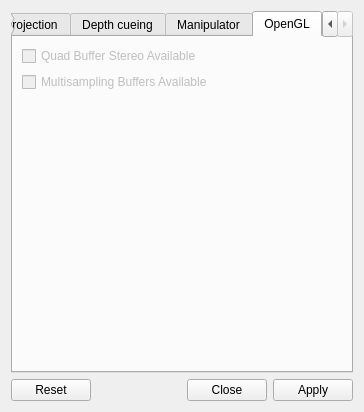
<?xml version="1.0" encoding="UTF-8"?>
<ui version="4.0">
 <class>GraphicsViewDesigner</class>
 <widget class="QWidget" name="GraphicsViewDesigner">
  <property name="geometry">
   <rect>
    <x>0</x>
    <y>0</y>
    <width>364</width>
    <height>412</height>
   </rect>
  </property>
  <property name="windowTitle">
   <string>View</string>
  </property>
  <property name="toolTip">
   <string/>
  </property>
  <layout class="QVBoxLayout" name="_2">
   <item>
    <widget class="QTabWidget" name="tabWidget">
     <property name="currentIndex">
      <number>4</number>
     </property>
     <widget class="QWidget" name="tab">
      <attribute name="title">
       <string>Basic</string>
      </attribute>
      <layout class="QVBoxLayout" name="_3">
       <item>
        <widget class="QGroupBox" name="generalGB">
         <property name="title">
          <string>General</string>
         </property>
        </widget>
       </item>
       <item>
        <widget class="QGroupBox" name="groupBox">
         <property name="title">
          <string>Vizualization</string>
         </property>
         <layout class="QGridLayout" name="_7">
          <item row="0" column="0" colspan="2">
           <layout class="QHBoxLayout" name="horizontalLayout">
            <item>
             <widget class="QLabel" name="label_3">
              <property name="text">
               <string>Profile:</string>
              </property>
             </widget>
            </item>
            <item>
             <widget class="QComboBox" name="profilesCB">
              <property name="sizePolicy">
               <sizepolicy hsizetype="Expanding" vsizetype="Fixed">
                <horstretch>0</horstretch>
                <verstretch>0</verstretch>
               </sizepolicy>
              </property>
             </widget>
            </item>
           </layout>
          </item>
          <item row="1" column="0" colspan="2">
           <widget class="QCheckBox" name="synchronizeWithPrimaryViewCB">
            <property name="text">
             <string>Synchronize with primary view</string>
            </property>
           </widget>
          </item>
          <item row="2" column="0">
           <widget class="QLabel" name="attachedLA">
            <property name="text">
             <string>attached</string>
            </property>
           </widget>
          </item>
          <item row="2" column="1">
           <widget class="QPushButton" name="attachCanvasPB">
            <property name="text">
             <string>Attach to Canvas</string>
            </property>
           </widget>
          </item>
         </layout>
        </widget>
       </item>
       <item>
        <spacer name="verticalSpacer">
         <property name="orientation">
          <enum>Qt::Vertical</enum>
         </property>
         <property name="sizeHint" stdset="0">
          <size>
           <width>20</width>
           <height>40</height>
          </size>
         </property>
        </spacer>
       </item>
      </layout>
     </widget>
     <widget class="QWidget" name="tab_2">
      <attribute name="title">
       <string>Projection</string>
      </attribute>
      <layout class="QVBoxLayout" name="verticalLayout_6">
       <item>
        <layout class="QHBoxLayout" name="_5">
         <item>
          <widget class="QRadioButton" name="perspectiveRB">
           <property name="text">
            <string>Perspective</string>
           </property>
          </widget>
         </item>
         <item>
          <widget class="QRadioButton" name="orthographicRB">
           <property name="text">
            <string>Orthografic</string>
           </property>
          </widget>
         </item>
        </layout>
       </item>
       <item>
        <layout class="QFormLayout" name="_6">
         <property name="fieldGrowthPolicy">
          <enum>QFormLayout::AllNonFixedFieldsGrow</enum>
         </property>
         <item row="0" column="0">
          <widget class="QLabel" name="label">
           <property name="text">
            <string>Near plane:</string>
           </property>
          </widget>
         </item>
         <item row="0" column="1">
          <widget class="QDoubleSpinBox" name="nearPlaneSB">
           <property name="alignment">
            <set>Qt::AlignRight|Qt::AlignTrailing|Qt::AlignVCenter</set>
           </property>
           <property name="minimum">
            <double>0.010000000000000</double>
           </property>
           <property name="maximum">
            <double>1000.000000000000000</double>
           </property>
          </widget>
         </item>
         <item row="1" column="1">
          <widget class="QDoubleSpinBox" name="focalPlaneSB">
           <property name="alignment">
            <set>Qt::AlignRight|Qt::AlignTrailing|Qt::AlignVCenter</set>
           </property>
           <property name="maximum">
            <double>1000.000000000000000</double>
           </property>
          </widget>
         </item>
         <item row="2" column="1">
          <widget class="QDoubleSpinBox" name="farPlaneSB">
           <property name="alignment">
            <set>Qt::AlignRight|Qt::AlignTrailing|Qt::AlignVCenter</set>
           </property>
           <property name="maximum">
            <double>1000.000000000000000</double>
           </property>
          </widget>
         </item>
         <item row="1" column="0">
          <widget class="QLabel" name="label_2">
           <property name="text">
            <string>Focal plane:</string>
           </property>
          </widget>
         </item>
         <item row="2" column="0">
          <widget class="QLabel" name="label_4">
           <property name="text">
            <string>Far plane:</string>
           </property>
          </widget>
         </item>
         <item row="3" column="1">
          <widget class="QDoubleSpinBox" name="fovSB">
           <property name="alignment">
            <set>Qt::AlignRight|Qt::AlignTrailing|Qt::AlignVCenter</set>
           </property>
           <property name="maximum">
            <double>180.000000000000000</double>
           </property>
          </widget>
         </item>
         <item row="3" column="0">
          <widget class="QLabel" name="label_6">
           <property name="text">
            <string>FOV:</string>
           </property>
          </widget>
         </item>
        </layout>
       </item>
       <item>
        <widget class="QGroupBox" name="groupBox_2">
         <property name="title">
          <string>Stereo Mode</string>
         </property>
         <layout class="QVBoxLayout" name="verticalLayout">
          <item>
           <widget class="QComboBox" name="stereoModeCB"/>
          </item>
          <item>
           <widget class="QCheckBox" name="stereoSwapEyesCB">
            <property name="text">
             <string>Swap eyes</string>
            </property>
           </widget>
          </item>
         </layout>
        </widget>
       </item>
       <item>
        <layout class="QGridLayout" name="gridLayout">
         <item row="0" column="0">
          <widget class="QLabel" name="label_5">
           <property name="text">
            <string>Eyes separation:</string>
           </property>
          </widget>
         </item>
         <item row="0" column="1">
          <widget class="QDoubleSpinBox" name="eyeSepSB">
           <property name="sizePolicy">
            <sizepolicy hsizetype="Expanding" vsizetype="Fixed">
             <horstretch>0</horstretch>
             <verstretch>0</verstretch>
            </sizepolicy>
           </property>
           <property name="alignment">
            <set>Qt::AlignRight|Qt::AlignTrailing|Qt::AlignVCenter</set>
           </property>
          </widget>
         </item>
        </layout>
       </item>
       <item>
        <spacer name="verticalSpacer_2">
         <property name="orientation">
          <enum>Qt::Vertical</enum>
         </property>
         <property name="sizeHint" stdset="0">
          <size>
           <width>20</width>
           <height>40</height>
          </size>
         </property>
        </spacer>
       </item>
      </layout>
     </widget>
     <widget class="QWidget" name="tab_5">
      <property name="styleSheet">
       <string notr="true">QPushButton {
	border: 1px solid #101010;
	border-radius: 0px;
}</string>
      </property>
      <attribute name="title">
       <string>Depth cueing</string>
      </attribute>
      <layout class="QGridLayout" name="gridLayout_2">
       <item row="1" column="1" colspan="2">
        <widget class="QComboBox" name="dcModeCB">
         <item>
          <property name="text">
           <string>linear</string>
          </property>
         </item>
         <item>
          <property name="text">
           <string>exp(-x)</string>
          </property>
         </item>
         <item>
          <property name="text">
           <string>exp(-x^2)</string>
          </property>
         </item>
        </widget>
       </item>
       <item row="0" column="0" colspan="3">
        <widget class="QCheckBox" name="depthCueingCB">
         <property name="text">
          <string>Enabled</string>
         </property>
        </widget>
       </item>
       <item row="2" column="1" colspan="2">
        <widget class="QDoubleSpinBox" name="dcDensitySB">
         <property name="alignment">
          <set>Qt::AlignRight|Qt::AlignTrailing|Qt::AlignVCenter</set>
         </property>
         <property name="decimals">
          <number>3</number>
         </property>
         <property name="minimum">
          <double>-1000.000000000000000</double>
         </property>
         <property name="maximum">
          <double>1000.000000000000000</double>
         </property>
         <property name="singleStep">
          <double>0.010000000000000</double>
         </property>
        </widget>
       </item>
       <item row="3" column="0">
        <widget class="QLabel" name="label_9">
         <property name="text">
          <string>Start:</string>
         </property>
        </widget>
       </item>
       <item row="5" column="0">
        <widget class="QLabel" name="label_10">
         <property name="text">
          <string>End:</string>
         </property>
        </widget>
       </item>
       <item row="6" column="1" colspan="2">
        <widget class="QColorPushButton" name="dcColorPB">
         <property name="styleSheet">
          <string notr="true"/>
         </property>
         <property name="text">
          <string/>
         </property>
         <property name="flat">
          <bool>true</bool>
         </property>
        </widget>
       </item>
       <item row="2" column="0">
        <widget class="QLabel" name="label_8">
         <property name="text">
          <string>Density:</string>
         </property>
        </widget>
       </item>
       <item row="3" column="1" colspan="2">
        <widget class="QDoubleSpinBox" name="dcStartSB">
         <property name="alignment">
          <set>Qt::AlignRight|Qt::AlignTrailing|Qt::AlignVCenter</set>
         </property>
         <property name="minimum">
          <double>-1000.000000000000000</double>
         </property>
         <property name="maximum">
          <double>1000.000000000000000</double>
         </property>
        </widget>
       </item>
       <item row="5" column="1" colspan="2">
        <widget class="QDoubleSpinBox" name="dcEndSB">
         <property name="alignment">
          <set>Qt::AlignRight|Qt::AlignTrailing|Qt::AlignVCenter</set>
         </property>
         <property name="minimum">
          <double>-1000.000000000000000</double>
         </property>
         <property name="maximum">
          <double>1000.000000000000000</double>
         </property>
        </widget>
       </item>
       <item row="1" column="0">
        <widget class="QLabel" name="label_7">
         <property name="text">
          <string>Mode:</string>
         </property>
        </widget>
       </item>
       <item row="6" column="0">
        <widget class="QLabel" name="label_11">
         <property name="text">
          <string>Color:</string>
         </property>
        </widget>
       </item>
       <item row="7" column="0" colspan="3">
        <spacer name="verticalSpacer_5">
         <property name="orientation">
          <enum>Qt::Vertical</enum>
         </property>
         <property name="sizeHint" stdset="0">
          <size>
           <width>20</width>
           <height>40</height>
          </size>
         </property>
        </spacer>
       </item>
      </layout>
     </widget>
     <widget class="QWidget" name="tab_6">
      <attribute name="title">
       <string>Manipulator</string>
      </attribute>
      <layout class="QVBoxLayout" name="verticalLayout_5">
       <item>
        <layout class="QHBoxLayout" name="horizontalLayout_3">
         <item>
          <widget class="QGroupBox" name="groupBox_4">
           <property name="title">
            <string>Center</string>
           </property>
           <layout class="QGridLayout" name="gridLayout_3">
            <item row="0" column="0">
             <widget class="QLabel" name="label_12">
              <property name="text">
               <string>x:</string>
              </property>
             </widget>
            </item>
            <item row="0" column="1">
             <widget class="QQuantitySpinBox" name="cxSB">
              <property name="sizePolicy">
               <sizepolicy hsizetype="Expanding" vsizetype="Fixed">
                <horstretch>0</horstretch>
                <verstretch>0</verstretch>
               </sizepolicy>
              </property>
              <property name="frame">
               <bool>false</bool>
              </property>
              <property name="alignment">
               <set>Qt::AlignRight|Qt::AlignTrailing|Qt::AlignVCenter</set>
              </property>
              <property name="readOnly">
               <bool>true</bool>
              </property>
              <property name="buttonSymbols">
               <enum>QAbstractSpinBox::NoButtons</enum>
              </property>
              <property name="decimals">
               <number>3</number>
              </property>
              <property name="minimum">
               <double>-1000.000000000000000</double>
              </property>
              <property name="maximum">
               <double>1000.000000000000000</double>
              </property>
             </widget>
            </item>
            <item row="1" column="0">
             <widget class="QLabel" name="label_13">
              <property name="text">
               <string>Y:</string>
              </property>
             </widget>
            </item>
            <item row="1" column="1">
             <widget class="QQuantitySpinBox" name="cySB">
              <property name="sizePolicy">
               <sizepolicy hsizetype="Expanding" vsizetype="Fixed">
                <horstretch>0</horstretch>
                <verstretch>0</verstretch>
               </sizepolicy>
              </property>
              <property name="frame">
               <bool>false</bool>
              </property>
              <property name="alignment">
               <set>Qt::AlignRight|Qt::AlignTrailing|Qt::AlignVCenter</set>
              </property>
              <property name="readOnly">
               <bool>true</bool>
              </property>
              <property name="buttonSymbols">
               <enum>QAbstractSpinBox::NoButtons</enum>
              </property>
              <property name="decimals">
               <number>3</number>
              </property>
              <property name="minimum">
               <double>-1000.000000000000000</double>
              </property>
              <property name="maximum">
               <double>1000.000000000000000</double>
              </property>
             </widget>
            </item>
            <item row="2" column="0">
             <widget class="QLabel" name="label_14">
              <property name="text">
               <string>Z:</string>
              </property>
             </widget>
            </item>
            <item row="2" column="1">
             <widget class="QQuantitySpinBox" name="czSB">
              <property name="sizePolicy">
               <sizepolicy hsizetype="Expanding" vsizetype="Fixed">
                <horstretch>0</horstretch>
                <verstretch>0</verstretch>
               </sizepolicy>
              </property>
              <property name="frame">
               <bool>false</bool>
              </property>
              <property name="alignment">
               <set>Qt::AlignRight|Qt::AlignTrailing|Qt::AlignVCenter</set>
              </property>
              <property name="readOnly">
               <bool>true</bool>
              </property>
              <property name="buttonSymbols">
               <enum>QAbstractSpinBox::NoButtons</enum>
              </property>
              <property name="decimals">
               <number>3</number>
              </property>
              <property name="minimum">
               <double>-1000.000000000000000</double>
              </property>
              <property name="maximum">
               <double>1000.000000000000000</double>
              </property>
             </widget>
            </item>
           </layout>
          </widget>
         </item>
         <item>
          <widget class="QGroupBox" name="groupBox_5">
           <property name="title">
            <string>Translation</string>
           </property>
           <layout class="QGridLayout" name="gridLayout_4">
            <item row="0" column="0">
             <widget class="QLabel" name="label_15">
              <property name="text">
               <string>X:</string>
              </property>
             </widget>
            </item>
            <item row="0" column="1">
             <widget class="QQuantitySpinBox" name="txSB">
              <property name="sizePolicy">
               <sizepolicy hsizetype="Expanding" vsizetype="Fixed">
                <horstretch>0</horstretch>
                <verstretch>0</verstretch>
               </sizepolicy>
              </property>
              <property name="frame">
               <bool>false</bool>
              </property>
              <property name="alignment">
               <set>Qt::AlignRight|Qt::AlignTrailing|Qt::AlignVCenter</set>
              </property>
              <property name="readOnly">
               <bool>true</bool>
              </property>
              <property name="buttonSymbols">
               <enum>QAbstractSpinBox::NoButtons</enum>
              </property>
              <property name="decimals">
               <number>3</number>
              </property>
              <property name="minimum">
               <double>-1000.000000000000000</double>
              </property>
              <property name="maximum">
               <double>1000.000000000000000</double>
              </property>
             </widget>
            </item>
            <item row="1" column="0">
             <widget class="QLabel" name="label_16">
              <property name="text">
               <string>Y:</string>
              </property>
             </widget>
            </item>
            <item row="1" column="1">
             <widget class="QQuantitySpinBox" name="tySB">
              <property name="sizePolicy">
               <sizepolicy hsizetype="Expanding" vsizetype="Fixed">
                <horstretch>0</horstretch>
                <verstretch>0</verstretch>
               </sizepolicy>
              </property>
              <property name="frame">
               <bool>false</bool>
              </property>
              <property name="alignment">
               <set>Qt::AlignRight|Qt::AlignTrailing|Qt::AlignVCenter</set>
              </property>
              <property name="readOnly">
               <bool>true</bool>
              </property>
              <property name="buttonSymbols">
               <enum>QAbstractSpinBox::NoButtons</enum>
              </property>
              <property name="decimals">
               <number>3</number>
              </property>
              <property name="minimum">
               <double>-1000.000000000000000</double>
              </property>
              <property name="maximum">
               <double>1000.000000000000000</double>
              </property>
             </widget>
            </item>
            <item row="2" column="1">
             <widget class="QQuantitySpinBox" name="tzSB">
              <property name="sizePolicy">
               <sizepolicy hsizetype="Expanding" vsizetype="Fixed">
                <horstretch>0</horstretch>
                <verstretch>0</verstretch>
               </sizepolicy>
              </property>
              <property name="frame">
               <bool>false</bool>
              </property>
              <property name="alignment">
               <set>Qt::AlignRight|Qt::AlignTrailing|Qt::AlignVCenter</set>
              </property>
              <property name="readOnly">
               <bool>true</bool>
              </property>
              <property name="buttonSymbols">
               <enum>QAbstractSpinBox::NoButtons</enum>
              </property>
              <property name="decimals">
               <number>3</number>
              </property>
              <property name="minimum">
               <double>-1000.000000000000000</double>
              </property>
              <property name="maximum">
               <double>1000.000000000000000</double>
              </property>
             </widget>
            </item>
            <item row="2" column="0">
             <widget class="QLabel" name="label_17">
              <property name="text">
               <string>Z:</string>
              </property>
             </widget>
            </item>
           </layout>
          </widget>
         </item>
        </layout>
       </item>
       <item>
        <layout class="QHBoxLayout" name="horizontalLayout_4">
         <item>
          <widget class="QGroupBox" name="groupBox_6">
           <property name="title">
            <string>Rotation</string>
           </property>
           <layout class="QGridLayout" name="gridLayout_5">
            <item row="0" column="0">
             <widget class="QLabel" name="label_18">
              <property name="text">
               <string>a:</string>
              </property>
             </widget>
            </item>
            <item row="0" column="1">
             <widget class="QQuantitySpinBox" name="raSB">
              <property name="sizePolicy">
               <sizepolicy hsizetype="Expanding" vsizetype="Fixed">
                <horstretch>0</horstretch>
                <verstretch>0</verstretch>
               </sizepolicy>
              </property>
              <property name="frame">
               <bool>false</bool>
              </property>
              <property name="alignment">
               <set>Qt::AlignRight|Qt::AlignTrailing|Qt::AlignVCenter</set>
              </property>
              <property name="readOnly">
               <bool>true</bool>
              </property>
              <property name="buttonSymbols">
               <enum>QAbstractSpinBox::NoButtons</enum>
              </property>
              <property name="decimals">
               <number>3</number>
              </property>
              <property name="minimum">
               <double>-1000.000000000000000</double>
              </property>
              <property name="maximum">
               <double>1000.000000000000000</double>
              </property>
             </widget>
            </item>
            <item row="1" column="0">
             <widget class="QLabel" name="label_19">
              <property name="text">
               <string>b:</string>
              </property>
             </widget>
            </item>
            <item row="1" column="1">
             <widget class="QQuantitySpinBox" name="rbSB">
              <property name="sizePolicy">
               <sizepolicy hsizetype="Expanding" vsizetype="Fixed">
                <horstretch>0</horstretch>
                <verstretch>0</verstretch>
               </sizepolicy>
              </property>
              <property name="frame">
               <bool>false</bool>
              </property>
              <property name="alignment">
               <set>Qt::AlignRight|Qt::AlignTrailing|Qt::AlignVCenter</set>
              </property>
              <property name="readOnly">
               <bool>true</bool>
              </property>
              <property name="buttonSymbols">
               <enum>QAbstractSpinBox::NoButtons</enum>
              </property>
              <property name="decimals">
               <number>3</number>
              </property>
              <property name="minimum">
               <double>-1000.000000000000000</double>
              </property>
              <property name="maximum">
               <double>1000.000000000000000</double>
              </property>
             </widget>
            </item>
            <item row="2" column="0">
             <widget class="QLabel" name="label_20">
              <property name="text">
               <string>g:</string>
              </property>
             </widget>
            </item>
            <item row="2" column="1">
             <widget class="QQuantitySpinBox" name="rgSB">
              <property name="sizePolicy">
               <sizepolicy hsizetype="Expanding" vsizetype="Fixed">
                <horstretch>0</horstretch>
                <verstretch>0</verstretch>
               </sizepolicy>
              </property>
              <property name="frame">
               <bool>false</bool>
              </property>
              <property name="alignment">
               <set>Qt::AlignRight|Qt::AlignTrailing|Qt::AlignVCenter</set>
              </property>
              <property name="readOnly">
               <bool>true</bool>
              </property>
              <property name="buttonSymbols">
               <enum>QAbstractSpinBox::NoButtons</enum>
              </property>
              <property name="decimals">
               <number>3</number>
              </property>
              <property name="minimum">
               <double>-1000.000000000000000</double>
              </property>
              <property name="maximum">
               <double>1000.000000000000000</double>
              </property>
             </widget>
            </item>
           </layout>
          </widget>
         </item>
         <item>
          <widget class="QGroupBox" name="groupBox_7">
           <property name="title">
            <string>Miscelaneous</string>
           </property>
           <layout class="QGridLayout" name="gridLayout_6">
            <item row="0" column="0">
             <widget class="QLabel" name="label_21">
              <property name="text">
               <string>Scale:</string>
              </property>
             </widget>
            </item>
            <item row="0" column="1">
             <widget class="QDoubleSpinBox" name="sSB">
              <property name="sizePolicy">
               <sizepolicy hsizetype="Expanding" vsizetype="Fixed">
                <horstretch>0</horstretch>
                <verstretch>0</verstretch>
               </sizepolicy>
              </property>
              <property name="frame">
               <bool>false</bool>
              </property>
              <property name="alignment">
               <set>Qt::AlignRight|Qt::AlignTrailing|Qt::AlignVCenter</set>
              </property>
              <property name="readOnly">
               <bool>true</bool>
              </property>
              <property name="buttonSymbols">
               <enum>QAbstractSpinBox::NoButtons</enum>
              </property>
              <property name="decimals">
               <number>3</number>
              </property>
              <property name="minimum">
               <double>-1000.000000000000000</double>
              </property>
              <property name="maximum">
               <double>1000.000000000000000</double>
              </property>
             </widget>
            </item>
            <item row="1" column="0">
             <spacer name="verticalSpacer_7">
              <property name="orientation">
               <enum>Qt::Vertical</enum>
              </property>
              <property name="sizeHint" stdset="0">
               <size>
                <width>20</width>
                <height>40</height>
               </size>
              </property>
             </spacer>
            </item>
           </layout>
          </widget>
         </item>
        </layout>
       </item>
       <item>
        <layout class="QHBoxLayout" name="horizontalLayout_2">
         <item>
          <widget class="QPushButton" name="manipAutofitPB">
           <property name="text">
            <string>Autofit</string>
           </property>
          </widget>
         </item>
         <item>
          <widget class="QPushButton" name="manipResetPB">
           <property name="text">
            <string>Reset</string>
           </property>
          </widget>
         </item>
        </layout>
       </item>
       <item>
        <spacer name="verticalSpacer_6">
         <property name="orientation">
          <enum>Qt::Vertical</enum>
         </property>
         <property name="sizeHint" stdset="0">
          <size>
           <width>20</width>
           <height>40</height>
          </size>
         </property>
        </spacer>
       </item>
      </layout>
     </widget>
     <widget class="QWidget" name="tab_3">
      <attribute name="title">
       <string>OpenGL</string>
      </attribute>
      <layout class="QVBoxLayout" name="verticalLayout_2">
       <item>
        <widget class="QCheckBox" name="quadStereoCB">
         <property name="enabled">
          <bool>false</bool>
         </property>
         <property name="text">
          <string>Quad Buffer Stereo Available</string>
         </property>
        </widget>
       </item>
       <item>
        <widget class="QCheckBox" name="multisamplingCB">
         <property name="enabled">
          <bool>false</bool>
         </property>
         <property name="text">
          <string>Multisampling Buffers Available</string>
         </property>
        </widget>
       </item>
       <item>
        <spacer name="verticalSpacer_3">
         <property name="orientation">
          <enum>Qt::Vertical</enum>
         </property>
         <property name="sizeHint" stdset="0">
          <size>
           <width>20</width>
           <height>251</height>
          </size>
         </property>
        </spacer>
       </item>
      </layout>
     </widget>
    </widget>
   </item>
   <item>
    <widget class="QDialogButtonBox" name="buttonBox">
     <property name="standardButtons">
      <set>QDialogButtonBox::Apply|QDialogButtonBox::Close|QDialogButtonBox::Reset</set>
     </property>
    </widget>
   </item>
  </layout>
 </widget>
 <customwidgets>
  <customwidget>
   <class>QColorPushButton</class>
   <extends>QPushButton</extends>
   <header location="global">ColorPushButton.hpp</header>
  </customwidget>
  <customwidget>
   <class>QQuantitySpinBox</class>
   <extends>QDoubleSpinBox</extends>
   <header location="global">QuantitySpinBox.hpp</header>
  </customwidget>
 </customwidgets>
 <resources/>
 <connections/>
</ui>
